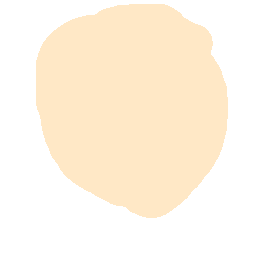
#> input picture AnimeNet_server/img/head.png, 256 x 256 px
$ python client.py
#> lines starting #> are read from the running program, lines starting #| are printed output that depends on the picture
import io

import numpy as np
import png

import cv2 as cv
import requests as rq
import os
os.environ['NO_PROXY'] = '127.0.0.1'

def decode_png(png_bytes, size=(256, 256)):
    img = png.Reader(bytes=png_bytes).read()
    img = np.vstack(map(np.uint8, img[2]))
    img = np.reshape(img, size + (4,))
    return img

def encode_png(img):
    w = img.shape[1]
    h = img.shape[0]
    buf = io.BytesIO()
    png.Writer(w, h, alpha=True).write(buf, np.reshape(img, (-1, w * 4)))
    buf.seek(0,0)
    return buf.read()

def request_anime(head, eyes, hair):
    head = encode_png(head)
    eyes = encode_png(eyes)
    hair = encode_png(hair)

    headers = {
        'Content-Type': 'image/png',
        'size_head': str(len(head)),
        'size_eyes': str(len(eyes)),
        'size_hair': str(len(hair)),
    }

    res = rq.post("http://127.0.0.1/draw", headers=headers, data=head + eyes + hair)
    anime = decode_png(res.content)

    return anime

def request_segments(photo):
    photo = encode_png(photo)

    headers = {
        'Content-Type': 'image/png',
        'size': str(len(photo)),
    }

    res = rq.post("http://127.0.0.1/segmentize", headers=headers, data=photo)

    size_head = int(res.headers["size_head"])
    size_eyes = int(res.headers["size_eyes"])
    size_hair = int(res.headers["size_hair"])

    bytes = res.content
    head = bytes[:size_head]
    bytes = bytes[size_head:]
    eyes = bytes[:size_eyes]
    bytes = bytes[size_eyes:]
    hair = bytes[:size_hair]

    head = decode_png(head)
    eyes = decode_png(eyes)
    hair = decode_png(hair)

    return head, eyes, hair


if __name__ == '__main__':
    head = cv.imread("img/head.png", cv.IMREAD_UNCHANGED)
#> head is the input picture: shape (256, 256, 4); mean B, G, R, A 227.1, 243.7, 255, 120
    eyes = cv.imread("img/eyes.png", cv.IMREAD_UNCHANGED)
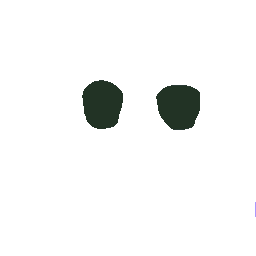
#> input picture AnimeNet_server/img/eyes.png, 256 x 256 px
#> eyes is the input picture: shape (256, 256, 4); mean B, G, R, A 244.4, 245, 244.2, 12.2
    hair = cv.imread("img/hair.png", cv.IMREAD_UNCHANGED)
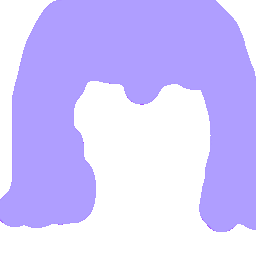
#> input picture AnimeNet_server/img/hair.png, 256 x 256 px
#> hair is the input picture: shape (256, 256, 4); mean B, G, R, A 255, 200.5, 210.1, 140.9

    anime = request_anime(head, eyes, hair)
#> in request_anime, `headers = { 'Content-Type': 'image/png', 'size_head': str(len(head)), ..`: headers = {'Content-Type': 'image/png', 'size_head': '0', 'size_eyes': '0', 'size_hair': '0'}
#> (the run stopped early here; a loop or call above may not have finished)
